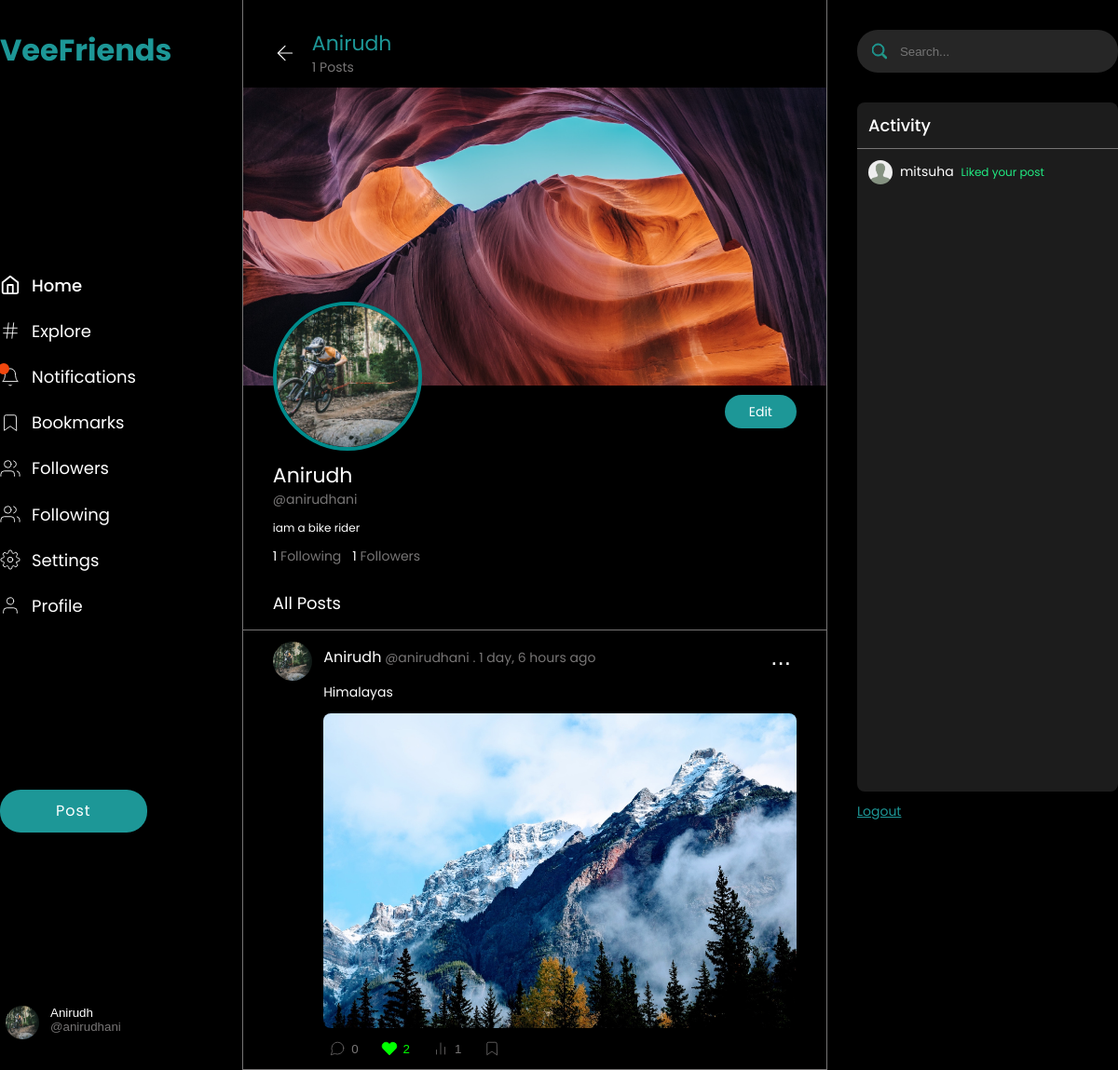
/user/profile/anirudhani (signed in), run on the app's committed database.
### accounts/models.py (models this page shows, shortened)
class User(AbstractBaseUser, PermissionsMixin):
    id = models.UUIDField(
        default=uuid.uuid4, primary_key=True, unique=True, editable=False
    )
    username = models.CharField(max_length=60, unique=True)
    email = models.CharField(max_length=255, unique=True)
    name = models.CharField(max_length=60)
    is_superuser = models.BooleanField(default=False)
    is_staff = models.BooleanField(default=False)
    is_active = models.BooleanField(default=True)
    date_joined = models.DateTimeField(auto_now=True)
    objects = UserManager()
    USERNAME_FIELD = "username"
    REQUIRED_FIELDS = ["email", "name"]
    class Meta:
        verbose_name = "User"
        verbose_name_plural = "Users"

class Profile(models.Model):
    user = models.OneToOneField(User, on_delete=models.CASCADE, related_name="profile")
    username = models.CharField(max_length=60)
    name = models.CharField(max_length=60)
    email = models.CharField(max_length=255)
    avatar = models.ImageField(default="default/avatar.jpg", upload_to="profile/")
    cover_picture = models.ImageField(
        default="default/cover_picture.jpg", upload_to="cover/"
    )
    bio = models.TextField(blank=True)
    followers = models.ManyToManyField(
        "self", blank=True, symmetrical=False, related_name="follower"
    )
    following = models.ManyToManyField(
        "self", blank=True, symmetrical=False, related_name="follow"
    )
    created_at = models.DateTimeField(auto_now_add=True)
    updated_at = models.DateTimeField(auto_now=True)
    @property
    def get_absolute_url(self):
        return reverse("profile", kwargs={"username": self.username})
    def __str__(self):
        return self.username
    class Meta:
        verbose_name = "Profile"
        verbose_name_plural = "Profiles"
        ordering = ["-created_at"]

### posts/models.py (models this page shows, shortened)
class Post(models.Model):
    id = models.UUIDField(
        default=uuid.uuid4, primary_key=True, unique=True, editable=False
    )
    owner = models.ForeignKey(Profile, on_delete=models.CASCADE)
    image = models.ImageField(upload_to="posts/", blank=True)
    body = models.TextField(blank=True)
    likes = models.ManyToManyField(Profile, related_name="post_likes")
    impressions = models.ManyToManyField(Profile, related_name="post_impressions")
    created_at = models.DateTimeField(auto_now_add=True)
    updated_at = models.DateTimeField(auto_now=True)
    @property
    def get_absolute_url(self):
        return reverse("view_post", kwargs={"post_id": self.id})
    class Meta:
        ordering = ["-created_at"]
        verbose_name = "Post"
        verbose_name_plural = "Posts"

class ActivityMessage(models.Model):
    user = models.ForeignKey(Profile, on_delete=models.CASCADE)
    notification = models.TextField()
    post = models.ForeignKey(Post, on_delete=models.CASCADE, null=True, blank=True)
    created_at = models.DateTimeField(auto_now_add=True)
    updated_at = models.DateTimeField(auto_now=True)
    class Meta:
        verbose_name = "Activity message"
        verbose_name_plural = "Activity messages"

### accounts/views.py (the view)
# urls.py: path("profile/<str:username>", views.profile, name="profile"),
@login_required(login_url="login")
def profile(request, username):
    try:
        user = Profile.objects.get(username=username)
    except:
        user = None
    if user == None:
        return HttpResponse("User dose not exists!")
    posts = Post.objects.select_related("owner").filter(owner=user)
    bookmark, _ = Bookmark.objects.select_related("user").get_or_create(
        user=request.user.profile
    )
    context = {"user": user, "posts": posts, "bookmark": bookmark}
    return render(request, "user/profile.html", context)

### accounts/templates/user/profile.html (shortened to what this page needs)
{% extends 'main.html' %} {% block content %}
<main id="Profile" class="profile wrapper">
  <div class="profile__grid w-100">
    {% include 'sidebar.html' %}
    <div class="profile__grid-profile">
      <div class="profile_header p-32">
        <a href="{{request.META.HTTP_REFERER}}">
          <svg
            xmlns="http://www.w3.org/2000/svg"
            width="24"
            height="24"
            viewBox="0 0 24 24"
            fill="none"
            stroke="currentColor"
            stroke-width="1"
            stroke-linecap="round"
            stroke-linejoin="round"
            class="feather feather-arrow-left"
          >
            <line x1="19" y1="12" x2="5" y2="12"></line>
            <polyline points="12 19 5 12 12 5"></polyline>
          </svg>
        </a>
        <div>
          <span>{{user.name}}</span>
          <p>{{posts.count}} Posts</p>
        </div>
      </div>
      <div class="cover_pic">
        <img src="{{user.cover_picture.url}}" alt="" />
      </div>
      <div class="profile_pic">
        <div class="img" style="border: 4px solid darkcyan">
          <img src="{{user.avatar.url}}" alt="" />
        </div>
        {% if request.user.profile == user %}
        <div class="edit-profile">
          <a href="{% url 'settings' %}">Edit</a>
        </div>
        {% endif %}
      </div>
      <div class="profile_details">
        <div class="name">{{user.name}}</div>
        <div class="username">@{{user.username}}</div>
        <p class="bio">{{user.bio}}</p>
        <div class="friends flex flex-ai-c flex-jc-s gp-12">
          <p>
            <span>{{user.following.all.count}}</span>
            Following
          </p>
          <p>
            <span>{{user.followers.all.count}}</span>
            Followers
          </p>
        </div>
      </div>
      <div class="posts">
        <div class="title"><span>All Posts</span></div>
        <div class="all_posts">
          {% for post in posts %}
          <div class="feed">
            <a href="{% url 'profile' post.owner.id %}" class="user-img">
              <img src="{{post.owner.avatar.url}}" alt="" />
            </a>
            <div class="post">
              <div class="flex flex-ai-c flex-jc-sb pb-12">
                <div style="gap: 6px">
                  <a href="{% url 'profile' post.owner.id %}" class="name">{{post.owner.name}}</a>
                  <span class="username">@{{post.owner.username}}</span>
                  <span class="timestamp">. {{post.created_at|timesince}} ago</span>
                </div>
                <div class="options">
                  <button type="button">...</button>
                </div>
              </div>
              <a href="{{post.get_absolute_url}}" class="body">
                <p class="text">{{post.body}}</p>
                <div class="img">
                  <img src="{{post.image.url}}" alt="" />
                </div>
              </a>
              <div class="footer flex flex-ai-c gp-12 flex-jc-s">
                <button type="button" class="comment flex flex-ai-c flex-jc-c">
                  <span>{{post.comment.all.count}}</span>
                </button>
                {% if request.user.profile in post.likes.all %}
                <button
                  type="button"
                  class="likes added flex flex-ai-c flex-jc-c"
                  onclick="addLike(event,'{{post.id}}')"
                >
                  <span class="post_count">{{post.likes.all.count}}</span>
                </button>
                {% endif %}
                <button type="button" class="interactions flex flex-ai-c flex-jc-c">
                  <span>{{post.impressions.all.count}}</span>
                </button>
                {% if post in bookmark.post.all %}
                <button
                  type="button"
                  class="bookmark added flex flex-ai-c flex-jc-c"
                  onclick="addToBookmark(event,'{{post.id}}')"
                >
                  <svg
                    xmlns="http://www.w3.org/2000/svg"
                    width="24"
                    height="24"
                    viewBox="0 0 24 24"
                    fill="none"
                    stroke="currentColor"
                    stroke-width="2"
                    stroke-linecap="round"
                    stroke-linejoin="round"
                    class="feather feather-bookmark"
                    style="pointer-events: none"
                  >
                    <path d="M19 21l-7-5-7 5V5a2 2 0 0 1 2-2h10a2 2 0 0 1 2 2z"></path>
                  </svg>
                </button>
                {% else %}
                <button
                  type="button"
                  class="bookmark flex flex-ai-c flex-jc-c"
                  onclick="addToBookmark(event,'{{post.id}}')"
                >
                  <svg
                    xmlns="http://www.w3.org/2000/svg"
                    width="24"
                    height="24"
                    viewBox="0 0 24 24"
                    fill="none"
                    stroke="currentColor"
                    stroke-width="2"
                    stroke-linecap="round"
                    stroke-linejoin="round"
                    class="feather feather-bookmark"
                    style="pointer-events: none"
                  >
                    <path d="M19 21l-7-5-7 5V5a2 2 0 0 1 2-2h10a2 2 0 0 1 2 2z"></path>
                  </svg>
                </button>
                {% endif %}
              </div>
            </div>
          </div>
          {% endfor %}
        </div>
      </div>
    </div>
    {% include 'activitybar.html' %}
  </div>
</main>
{% endblock %}

### templates/sidebar.html (shortened to what this page needs)
<div class="sidebar py-32">
  <div class="sidebar__logo">
    <a href="{% url 'home' %}"><h1>VeeFriends</h1></a>
  </div>
  <ul class="sidebar__links">
    <li class="link active">
      <a href="{% url 'home' %}">
        <span>Home</span></a
      >
    </li>
    <li class="link">
      <a href="{% url 'search' %}?q="
        >
        <span>Explore</span></a
      >
    </li>
    <li class="link">
      <a href="{% url 'notifications' %}">
        <svg
          xmlns="http://www.w3.org/2000/svg"
          width="24"
          height="24"
          viewBox="0 0 24 24"
          fill="none"
          stroke="currentColor"
          stroke-width="2"
          stroke-linecap="round"
          stroke-linejoin="round"
          class="feather feather-bell"
        >
          <path d="M18 8A6 6 0 0 0 6 8c0 7-3 9-3 9h18s-3-2-3-9"></path>
          <path d="M13.73 21a2 2 0 0 1-3.46 0"></path>
        </svg>
        <span class="notification"></span>
        <span>Notifications</span></a
      >
    </li>
    <li class="link">
      <a href="{% url 'bookmark' %}">
        <svg
          xmlns="http://www.w3.org/2000/svg"
          width="24"
          height="24"
          viewBox="0 0 24 24"
          fill="none"
          stroke="currentColor"
          stroke-width="2"
          stroke-linecap="round"
          stroke-linejoin="round"
          class="feather feather-bookmark"
        >
          <path d="M19 21l-7-5-7 5V5a2 2 0 0 1 2-2h10a2 2 0 0 1 2 2z"></path>
        </svg>
        <span>Bookmarks</span></a
      >
    </li>
    <li class="link">
      <a href="{% url 'followers' %}">
        <span>Followers</span></a
      >
    </li>
    <li class="link">
      <a href="{% url 'followings' %}">
        <span>Following</span></a
      >
    </li>
    <li class="link">
      <a href="{% url 'settings' %}">
        <span>Settings</span></a
      >
    </li>
    <li class="link">
      <a href="{{request.user.profile.get_absolute_url}}">
        <svg
          xmlns="http://www.w3.org/2000/svg"
          width="20"
          height="20"
          viewBox="0 0 24 24"
          fill="none"
          stroke="#000"
          stroke-width="1"
          stroke-linecap="round"
          stroke-linejoin="round"
          class="feather feather-user"
        >
          <path d="M20 21v-2a4 4 0 0 0-4-4H8a4 4 0 0 0-4 4v2"></path>
          <circle cx="12" cy="7" r="4"></circle>
        </svg>
        <span>Profile</span>
      </a>
    </li>
  </ul>
  <div class="sidebar__post-btn">
    <a href="{% url 'create_post' %}">Post</a>
  </div>
  <button type="button" class="sidebar__user flex flex-ai-s flex-jc-s" id="logout-btn">
    <div class="user-img">
      <img src="{{request.user.profile.avatar.url}}" alt="" />
    </div>
    <div class="flex flex-ai-s" style="flex-direction: column">
      <span class="name">{{request.user.profile.name}}</span>
      <span class="username">@{{request.user.profile.username}}</span>
    </div>
  </button>
</div>

### templates/activitybar.html
<div class="rightSidebar py-32">
  <div class="rightSidebar__search">
    <form action="{% url 'search' %}">
      <div class="form-control flex flex-ai-c gp-12">
        <?xml version="1.0" ?><svg
          class="bi bi-search"
          fill="#28a17d"
          height="16"
          viewBox="0 0 16 16"
          width="16"
          xmlns="http://www.w3.org/2000/svg"
        >
          <path
            d="M11.742 10.344a6.5 6.5 0 1 0-1.397 1.398h-.001c.03.04.062.078.098.115l3.85 3.85a1 1 0 0 0 1.415-1.414l-3.85-3.85a1.007 1.007 0 0 0-.115-.1zM12 6.5a5.5 5.5 0 1 1-11 0 5.5 5.5 0 0 1 11 0z"
          />
        </svg>
        <input type="text" placeholder="Search..." name="q" />
      </div>
    </form>
  </div>
  <div class="rightSidebar__activity">
    <div class="title"><span>Activity</span></div>
    <ul id="ActivityBar">
      {% for notify in request.user.profile.activity.message.all %}
      <li>
        <a href="{{notify.post.get_absolute_url}}">
          <div class="user-img">
            <img src="{{notify.user.avatar.url}}" alt="" />
          </div>
          <div class="name"><span>{{notify.user}}</span></div>
          <span class="body accept">{{notify.notification}}</span>
        </a>
      </li>
      {% endfor %}
    </ul>
  </div>
  <div class="rightSidebar__logout_btn">
    {% if request.user.is_authenticated %}
    <a href="{% url 'logout' %}">Logout</a>
    {% else %}
    <a href="{% url 'login' %}">Login</a>
    {% endif %}
  </div>
</div>

### data on the page
User: user.profile.avatar (picture), user.profile.name "Anirudh", user.profile.username "anirudhani"
Profile: name "Anirudh", cover_picture (picture), avatar (picture), username "anirudhani", bio "iam a bike rider", following.all.count "1", followers.all.count "1"
Post: owner.avatar (picture), owner.name "Anirudh", owner.username "anirudhani", created_at "1 day, 6 hours", body "Himalayas", image (picture), comment.all.count "0", likes.all.count "2", impressions.all.count "1"
ActivityMessage: user.avatar (placeholder picture), user "mitsuha", notification "Liked your post"

### other printed values
{{ posts.count }} "1"
